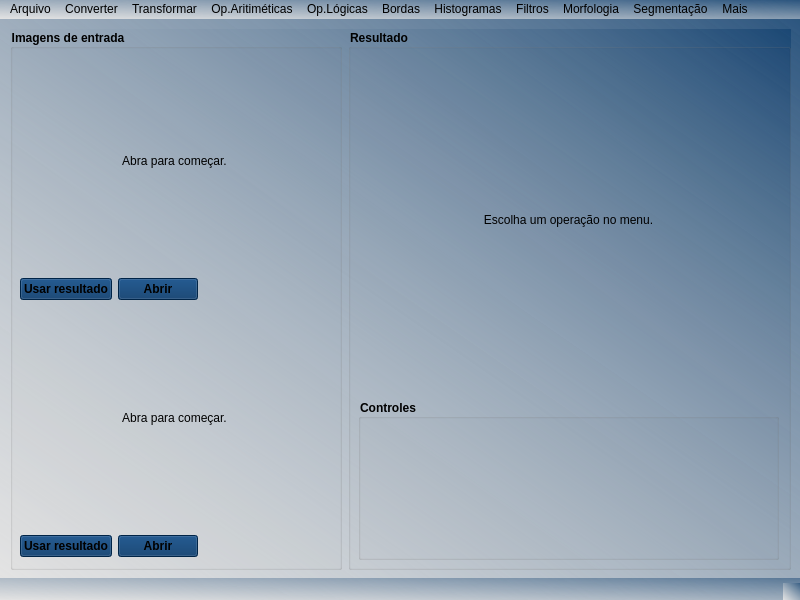
<?xml version="1.0" encoding="UTF-8"?>
<ui version="4.0">
 <class>MainWindow</class>
 <widget class="QMainWindow" name="MainWindow">
  <property name="geometry">
   <rect>
    <x>0</x>
    <y>0</y>
    <width>800</width>
    <height>600</height>
   </rect>
  </property>
  <property name="minimumSize">
   <size>
    <width>800</width>
    <height>600</height>
   </size>
  </property>
  <property name="maximumSize">
   <size>
    <width>800</width>
    <height>600</height>
   </size>
  </property>
  <property name="windowTitle">
   <string>Visão Computacional - Renan Sandes 2020.1 - UFS</string>
  </property>
  <property name="windowIcon">
   <iconset>
    <normaloff>../icon.png</normaloff>../icon.png</iconset>
  </property>
  <property name="autoFillBackground">
   <bool>false</bool>
  </property>
  <property name="styleSheet">
   <string notr="true">background-color: qlineargradient(spread:pad, x1:0, y1:1, x2:1, y2:0, stop:0 rgba(227, 227, 227, 255), stop:1 rgba(0, 50, 100, 115));</string>
  </property>
  <property name="iconSize">
   <size>
    <width>100</width>
    <height>100</height>
   </size>
  </property>
  <widget class="QWidget" name="centralwidget">
   <property name="sizePolicy">
    <sizepolicy hsizetype="Expanding" vsizetype="Expanding">
     <horstretch>0</horstretch>
     <verstretch>0</verstretch>
    </sizepolicy>
   </property>
   <widget class="QWidget" name="horizontalLayoutWidget">
    <property name="geometry">
     <rect>
      <x>10</x>
      <y>10</y>
      <width>781</width>
      <height>541</height>
     </rect>
    </property>
    <layout class="QHBoxLayout" name="horizontalLayout" stretch="3,4">
     <property name="sizeConstraint">
      <enum>QLayout::SetMaximumSize</enum>
     </property>
     <property name="leftMargin">
      <number>0</number>
     </property>
     <property name="topMargin">
      <number>0</number>
     </property>
     <item>
      <widget class="QGroupBox" name="groupBox">
       <property name="font">
        <font>
         <weight>75</weight>
         <bold>true</bold>
        </font>
       </property>
       <property name="styleSheet">
        <string notr="true">background-color: rgba(255, 255, 255, 0);</string>
       </property>
       <property name="title">
        <string>Imagens de entrada</string>
       </property>
       <widget class="QWidget" name="verticalLayoutWidget">
        <property name="geometry">
         <rect>
          <x>10</x>
          <y>20</y>
          <width>311</width>
          <height>511</height>
         </rect>
        </property>
        <layout class="QVBoxLayout" name="verticalLayout" stretch="8,1,8,0">
         <item>
          <widget class="QLabel" name="imgFrame1">
           <property name="maximumSize">
            <size>
             <width>309</width>
             <height>219</height>
            </size>
           </property>
           <property name="styleSheet">
            <string notr="true">background-color: rgba(255, 255, 255, 0);</string>
           </property>
           <property name="text">
            <string>Abra para começar.</string>
           </property>
           <property name="alignment">
            <set>Qt::AlignCenter</set>
           </property>
          </widget>
         </item>
         <item>
          <layout class="QHBoxLayout" name="horizontalLayout_2">
           <item>
            <widget class="QPushButton" name="pushButton_usarResultado1">
             <property name="font">
              <font>
               <weight>75</weight>
               <bold>true</bold>
              </font>
             </property>
             <property name="autoFillBackground">
              <bool>false</bool>
             </property>
             <property name="styleSheet">
              <string notr="true">background-color: rgb(0,50, 100);</string>
             </property>
             <property name="text">
              <string>Usar resultado</string>
             </property>
            </widget>
           </item>
           <item>
            <widget class="QPushButton" name="pushButton_abrirPara1">
             <property name="font">
              <font>
               <weight>75</weight>
               <bold>true</bold>
              </font>
             </property>
             <property name="styleSheet">
              <string notr="true">background-color: rgb(0,50, 100);
</string>
             </property>
             <property name="text">
              <string>Abrir</string>
             </property>
            </widget>
           </item>
           <item>
            <spacer name="horizontalSpacer">
             <property name="orientation">
              <enum>Qt::Horizontal</enum>
             </property>
             <property name="sizeHint" stdset="0">
              <size>
               <width>40</width>
               <height>20</height>
              </size>
             </property>
            </spacer>
           </item>
          </layout>
         </item>
         <item>
          <widget class="QLabel" name="imgFrame2">
           <property name="maximumSize">
            <size>
             <width>309</width>
             <height>219</height>
            </size>
           </property>
           <property name="styleSheet">
            <string notr="true">background-color: rgb(218, 218, 218,0);</string>
           </property>
           <property name="text">
            <string>Abra para começar.</string>
           </property>
           <property name="alignment">
            <set>Qt::AlignCenter</set>
           </property>
          </widget>
         </item>
         <item>
          <layout class="QHBoxLayout" name="horizontalLayout_5">
           <item>
            <widget class="QPushButton" name="pushButton_usarResultado2">
             <property name="font">
              <font>
               <weight>75</weight>
               <bold>true</bold>
              </font>
             </property>
             <property name="autoFillBackground">
              <bool>false</bool>
             </property>
             <property name="styleSheet">
              <string notr="true">background-color: rgb(0,50, 100);</string>
             </property>
             <property name="text">
              <string>Usar resultado</string>
             </property>
            </widget>
           </item>
           <item>
            <widget class="QPushButton" name="pushButton_abrirPara2">
             <property name="font">
              <font>
               <weight>75</weight>
               <bold>true</bold>
              </font>
             </property>
             <property name="styleSheet">
              <string notr="true">background-color: rgb(0,50, 100);
</string>
             </property>
             <property name="text">
              <string>Abrir</string>
             </property>
            </widget>
           </item>
           <item>
            <spacer name="horizontalSpacer_3">
             <property name="orientation">
              <enum>Qt::Horizontal</enum>
             </property>
             <property name="sizeHint" stdset="0">
              <size>
               <width>40</width>
               <height>20</height>
              </size>
             </property>
            </spacer>
           </item>
          </layout>
         </item>
        </layout>
       </widget>
      </widget>
     </item>
     <item>
      <layout class="QVBoxLayout" name="verticalLayout_2" stretch="0">
       <item>
        <widget class="QGroupBox" name="groupBox_2">
         <property name="font">
          <font>
           <weight>75</weight>
           <bold>true</bold>
          </font>
         </property>
         <property name="styleSheet">
          <string notr="true">background-color: rgba(255, 255, 255, 0);</string>
         </property>
         <property name="title">
          <string>Resultado</string>
         </property>
         <widget class="QWidget" name="verticalLayoutWidget_3">
          <property name="geometry">
           <rect>
            <x>10</x>
            <y>20</y>
            <width>421</width>
            <height>341</height>
           </rect>
          </property>
          <layout class="QVBoxLayout" name="verticalLayout_3">
           <item>
            <widget class="QLabel" name="imgFrame3">
             <property name="text">
              <string>Escolha um operação no menu.</string>
             </property>
             <property name="alignment">
              <set>Qt::AlignCenter</set>
             </property>
            </widget>
           </item>
          </layout>
         </widget>
         <widget class="QGroupBox" name="panel_group">
          <property name="geometry">
           <rect>
            <x>10</x>
            <y>370</y>
            <width>421</width>
            <height>161</height>
           </rect>
          </property>
          <property name="sizePolicy">
           <sizepolicy hsizetype="Maximum" vsizetype="Maximum">
            <horstretch>0</horstretch>
            <verstretch>0</verstretch>
           </sizepolicy>
          </property>
          <property name="font">
           <font>
            <weight>75</weight>
            <bold>true</bold>
           </font>
          </property>
          <property name="styleSheet">
           <string notr="true">background-color: rgba(255, 255, 255, 0);</string>
          </property>
          <property name="title">
           <string>Controles</string>
          </property>
          <widget class="QWidget" name="horizontalLayoutWidget_2">
           <property name="geometry">
            <rect>
             <x>0</x>
             <y>10</y>
             <width>421</width>
             <height>151</height>
            </rect>
           </property>
           <layout class="QHBoxLayout" name="panel_layout"/>
          </widget>
         </widget>
        </widget>
       </item>
      </layout>
     </item>
    </layout>
   </widget>
  </widget>
  <widget class="QMenuBar" name="menubar">
   <property name="geometry">
    <rect>
     <x>0</x>
     <y>0</y>
     <width>800</width>
     <height>21</height>
    </rect>
   </property>
   <widget class="QMenu" name="menuArquivo">
    <property name="title">
     <string>Arquivo</string>
    </property>
    <addaction name="actionAbrir_para_principal"/>
    <addaction name="actionAbrir_para_auxiliar"/>
    <addaction name="actionSalvar_resultado"/>
   </widget>
   <widget class="QMenu" name="menuConverter">
    <property name="title">
     <string>Converter</string>
    </property>
    <addaction name="actionConverter_para_Tons_de_Cinza"/>
    <addaction name="actionConverter_para_Preto_e_Branco_bin_rio"/>
   </widget>
   <widget class="QMenu" name="menuTransformar">
    <property name="title">
     <string>Transformar</string>
    </property>
    <addaction name="actionAplicar_transforma_es_geom_tricas"/>
   </widget>
   <widget class="QMenu" name="menuOp_Aritim_ticas">
    <property name="title">
     <string>Op.Aritiméticas</string>
    </property>
    <addaction name="actionSomar_constante"/>
    <addaction name="actionMultiplicar_por_constante"/>
    <addaction name="actionSomar_Imagens"/>
   </widget>
   <widget class="QMenu" name="menuOp_L_gicas">
    <property name="title">
     <string>Op.Lógicas</string>
    </property>
    <widget class="QMenu" name="menuElemento_a_elemento">
     <property name="title">
      <string>Elemento a elemento</string>
     </property>
     <addaction name="actionAnd"/>
     <addaction name="actionOr"/>
     <addaction name="actionXor"/>
     <addaction name="actionNot"/>
    </widget>
    <widget class="QMenu" name="menuBitwise">
     <property name="title">
      <string>Bitwise</string>
     </property>
     <addaction name="actionAnd_2"/>
     <addaction name="actionOr_2"/>
     <addaction name="actionXor_2"/>
     <addaction name="actionNot_2"/>
    </widget>
    <addaction name="menuElemento_a_elemento"/>
    <addaction name="menuBitwise"/>
   </widget>
   <widget class="QMenu" name="menuBordas">
    <property name="title">
     <string>Bordas</string>
    </property>
    <addaction name="actionDerivativo"/>
    <addaction name="actionSobel"/>
    <addaction name="actionKirsch"/>
   </widget>
   <widget class="QMenu" name="menuHistogramas">
    <property name="title">
     <string>Histogramas</string>
    </property>
    <addaction name="actionHistograma"/>
    <addaction name="actionEqualizar"/>
    <addaction name="actionAutoescala"/>
    <addaction name="actionLimiarizar_Global"/>
    <addaction name="actionLimiarizar_Otsu"/>
   </widget>
   <widget class="QMenu" name="menuFiltros">
    <property name="title">
     <string>Filtros</string>
    </property>
    <addaction name="actionMedia"/>
    <addaction name="actionMediana"/>
    <addaction name="actionPassa_Alta"/>
    <addaction name="actionLaplaciano"/>
   </widget>
   <widget class="QMenu" name="menuMorfologia">
    <property name="title">
     <string>Morfologia</string>
    </property>
    <addaction name="actionDilatar"/>
    <addaction name="actionErodir"/>
    <addaction name="actionAbretura"/>
    <addaction name="actionFechamento"/>
   </widget>
   <widget class="QMenu" name="menuSegmenta_o">
    <property name="title">
     <string>Segmentação</string>
    </property>
    <addaction name="actionMulti_limiarizar"/>
   </widget>
   <widget class="QMenu" name="menuMais">
    <property name="title">
     <string>Mais</string>
    </property>
    <addaction name="actionCaracter_sticas"/>
    <addaction name="actionSURF"/>
   </widget>
   <addaction name="menuArquivo"/>
   <addaction name="menuConverter"/>
   <addaction name="menuTransformar"/>
   <addaction name="menuOp_Aritim_ticas"/>
   <addaction name="menuOp_L_gicas"/>
   <addaction name="menuBordas"/>
   <addaction name="menuHistogramas"/>
   <addaction name="menuFiltros"/>
   <addaction name="menuMorfologia"/>
   <addaction name="menuSegmenta_o"/>
   <addaction name="menuMais"/>
  </widget>
  <widget class="QStatusBar" name="statusbar"/>
  <action name="actionAbrir_para_principal">
   <property name="text">
    <string>Abrir para principal</string>
   </property>
  </action>
  <action name="actionAbrir_para_auxiliar">
   <property name="text">
    <string>Abrir para auxiliar</string>
   </property>
  </action>
  <action name="actionSalvar_resultado">
   <property name="text">
    <string>Salvar resultado</string>
   </property>
  </action>
  <action name="actionConverter_para_Tons_de_Cinza">
   <property name="text">
    <string>Converter para Tons de Cinza</string>
   </property>
  </action>
  <action name="actionConverter_para_Preto_e_Branco_bin_rio">
   <property name="text">
    <string>Converter para Preto e Branco (binário)</string>
   </property>
  </action>
  <action name="actionAplicar_transforma_es_geom_tricas">
   <property name="text">
    <string>Aplicar transformações geométricas</string>
   </property>
  </action>
  <action name="actionSomar_constante">
   <property name="text">
    <string>Somar constante</string>
   </property>
  </action>
  <action name="actionMultiplicar_por_constante">
   <property name="text">
    <string>Multiplicar por constante</string>
   </property>
  </action>
  <action name="actionSomar_Imagens">
   <property name="text">
    <string>Somar Imagens</string>
   </property>
  </action>
  <action name="actionAnd">
   <property name="text">
    <string>And</string>
   </property>
  </action>
  <action name="actionOr">
   <property name="text">
    <string>Or</string>
   </property>
  </action>
  <action name="actionXor">
   <property name="text">
    <string>Xor</string>
   </property>
  </action>
  <action name="actionNot">
   <property name="text">
    <string>Not</string>
   </property>
  </action>
  <action name="actionAnd_2">
   <property name="text">
    <string>And</string>
   </property>
  </action>
  <action name="actionOr_2">
   <property name="text">
    <string>Or</string>
   </property>
  </action>
  <action name="actionXor_2">
   <property name="text">
    <string>Xor</string>
   </property>
  </action>
  <action name="actionNot_2">
   <property name="text">
    <string>Not</string>
   </property>
  </action>
  <action name="actionDerivativo">
   <property name="text">
    <string>Derivativo</string>
   </property>
  </action>
  <action name="actionSobel">
   <property name="text">
    <string>Sobel</string>
   </property>
  </action>
  <action name="actionKirsch">
   <property name="text">
    <string>Kirsch</string>
   </property>
  </action>
  <action name="actionCaracter_sticas">
   <property name="text">
    <string>Características</string>
   </property>
  </action>
  <action name="actionSURF">
   <property name="text">
    <string>SURF</string>
   </property>
  </action>
  <action name="actionHistograma">
   <property name="text">
    <string>Histograma</string>
   </property>
  </action>
  <action name="actionEqualizar">
   <property name="text">
    <string>Equalizar</string>
   </property>
  </action>
  <action name="actionAutoescala">
   <property name="text">
    <string>Autoescala</string>
   </property>
  </action>
  <action name="actionLimiarizar_Global">
   <property name="text">
    <string>Limiarizar Global</string>
   </property>
  </action>
  <action name="actionLimiarizar_Otsu">
   <property name="text">
    <string>Limiarizar Otsu</string>
   </property>
  </action>
  <action name="actionMedia">
   <property name="text">
    <string>Media</string>
   </property>
  </action>
  <action name="actionMediana">
   <property name="text">
    <string>Mediana</string>
   </property>
  </action>
  <action name="actionPassa_Alta">
   <property name="text">
    <string>Passa Alta</string>
   </property>
  </action>
  <action name="actionLaplaciano">
   <property name="text">
    <string>Laplaciano</string>
   </property>
  </action>
  <action name="actionDilatar">
   <property name="text">
    <string>Dilatação</string>
   </property>
  </action>
  <action name="actionErodir">
   <property name="text">
    <string>Erosão</string>
   </property>
  </action>
  <action name="actionAbretura">
   <property name="text">
    <string>Abretura</string>
   </property>
  </action>
  <action name="actionFechamento">
   <property name="text">
    <string>Fechamento</string>
   </property>
  </action>
  <action name="actionMulti_limiarizar">
   <property name="text">
    <string>Multi limiarização</string>
   </property>
  </action>
 </widget>
 <resources/>
 <connections/>
</ui>
